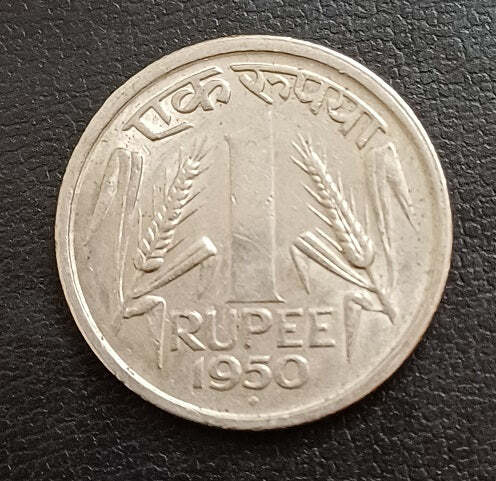
#> input picture Coin Detection/input_images/1.jpeg, 496 x 481 px; its folder holds only this picture in this run
$ jupyter execute coin_detection.ipynb   (older library calls are emulated)
#> lines starting #> are read from the running program, lines starting #| are printed output that depends on the picture; after the words box and inside, x2 and y2 are one past the last pixel; in counts of white or black regions, pixels touching at a corner belong together
[cell 1]
import cv2
import numpy as np
import os
import matplotlib.pyplot as plt
import logging

[cell 2]
# Configuring logging
logging.basicConfig(level=logging.INFO, format='%(asctime)s - %(levelname)s - %(message)s')

Image Processing Functions

[cell 3]
def convert_to_grayscale(image):
    return cv2.cvtColor(image, cv2.COLOR_BGR2GRAY)


def remove_noise(image, kernel_size=(7, 7)):
    return cv2.GaussianBlur(image, kernel_size, 0)


def increase_contrast(image):
    min_val, max_val = np.min(image), np.max(image)
    stretched = ((image - min_val) / (max_val - min_val) * 300).clip(0, 255).astype(np.uint8)
    return stretched


def apply_hpf(image):
    kernel = np.array([[-2, -2, -2],
                       [-2,  16, -2],
                       [-2, -2, -2]])
    hpf_image = cv2.filter2D(image, -1, kernel)

    # Normalizing
    hpf_image = cv2.normalize(hpf_image, None, 0, 255, cv2.NORM_MINMAX)

    return hpf_image.astype(np.uint8)


def marr_hildreth_edge_detection(image, sigma=2.0):

    # Gaussian Blur
    blurred = cv2.GaussianBlur(image, (0, 0), sigma)

    # Laplacian
    laplacian = cv2.Laplacian(blurred, cv2.CV_64F)

    # Finding zero-crossings
    zero_crossings = np.zeros_like(laplacian, dtype=np.uint8)
    laplacian_padded = np.pad(laplacian, ((1, 1), (1, 1)), mode='constant')

    for i in range(1, laplacian.shape[0] + 1):
        for j in range(1, laplacian.shape[1] + 1):
            neighbors = laplacian_padded[i-1:i+2, j-1:j+2]
            if (laplacian_padded[i, j] > 0 and np.min(neighbors) < 0) or (laplacian_padded[i, j] < 0 and np.max(neighbors) > 0):
                zero_crossings[i-1, j-1] = 255
    return zero_crossings


def canny_edge_detection(image, low_threshold, high_threshold):
    return cv2.Canny(image, low_threshold, high_threshold)


def segment_coins(image, edges, min_radius_ratio=0.23, max_radius_ratio=0.7):

    print(f"Image shape: {image.shape}, Edges shape: {edges.shape}")

    height, width = image.shape[:2]
    min_radius = int(min_radius_ratio * min(height, width))
    max_radius = int(max_radius_ratio * min(height, width))

    if edges.shape[:2] != (height, width):
        print("Resizing edges to match image dimensions")
        edges = cv2.resize(edges, (width, height))

    # Finding contours
    contours, _ = cv2.findContours(edges.copy(), cv2.RETR_EXTERNAL, cv2.CHAIN_APPROX_SIMPLE)

    # Creating mask
    segmentation_mask = np.zeros((height, width), dtype=np.uint8)
    detection_image = image.copy()

    segmented_coins = []
    coin_masks = []
    valid_contours = []

    for i, cnt in enumerate(contours):
        area = cv2.contourArea(cnt)
        if area > 0:
            ((x, y), radius) = cv2.minEnclosingCircle(cnt)

            if min_radius <= radius <= max_radius:
                valid_contours.append(cnt)

                center = (int(x), int(y))
                radius_int = int(radius)
                cv2.circle(detection_image, center, radius_int, (0, 255, 0), 2)

                coin_mask = np.zeros((height, width), dtype=np.uint8)
                cv2.circle(coin_mask, center, radius_int, 255, -1)

                segmentation_mask[coin_mask > 0] = i+1

                individual_coin = np.zeros_like(image)
                individual_coin = image.copy()
                individual_coin[coin_mask == 0] = 0

                x_min = max(0, int(x - radius) - 10)
                y_min = max(0, int(y - radius) - 10)
                x_max = min(width, int(x + radius) + 10)
                y_max = min(height, int(y + radius) + 10)

                if x_min < x_max and y_min < y_max:
                    try:
                        cropped_coin = individual_coin[y_min:y_max, x_min:x_max]
                        cropped_mask = coin_mask[y_min:y_max, x_min:x_max]

                        segmented_coins.append(cropped_coin)
                        coin_masks.append(cropped_mask)
                    except Exception as e:
                        print(f"Error cropping coin: {e}")

    colored_segmentation = np.zeros((height, width, 3), dtype=np.uint8)

    for i in range(1, len(valid_contours) + 1):
        color = (np.random.randint(0, 256), np.random.randint(0, 256), np.random.randint(0, 256))
        mask = (segmentation_mask == i)
        if np.any(mask):
            colored_segmentation[mask] = color

    return detection_image, segmentation_mask, colored_segmentation, segmented_coins, coin_masks, len(valid_contours)

Image Processing Pipeline

[cell 4]
def process_image(image_path, output_folder, params):

    try:

        image = cv2.imread(image_path)
        if image is None:
            raise FileNotFoundError(f"Image at {image_path} could not be read.")

        results = {
            'original': image.copy(),
            'original_rgb': cv2.cvtColor(image, cv2.COLOR_BGR2RGB)
        }

        # Converting to grayscale
        results['gray'] = convert_to_grayscale(image)

        # Removing noise
        results['denoised'] = remove_noise(results['gray'], params['blur_kernel'])

        # Contrast stretching
        results['contrast'] = increase_contrast(results['denoised'])

        # Applying High-Pass Filter (HPF)
        results['hpf'] = apply_hpf(results['contrast'])


        # Applying Marr-Hildreth edge detection
        results['edges_marr_hildreth'] = marr_hildreth_edge_detection(
            results['hpf'], params['marr_hildreth_sigma']
        )

        (results['detection_marr_hildreth'],
         results['mask_marr_hildreth'],
         results['colored_mask_marr_hildreth'],
         results['segmented_coins_marr_hildreth'],
         results['coin_masks_marr_hildreth'],
         results['count_marr_hildreth']) = segment_coins(
            image.copy(), results['edges_marr_hildreth'],
            params['min_radius_ratio'], params['max_radius_ratio']
        )


        # Applying Canny edge detection
        results['edges_canny'] = canny_edge_detection(
            results['hpf'], params['canny_low'], params['canny_high']
        )

        (results['detection_canny'],
         results['mask_canny'],
         results['colored_mask_canny'],
         results['segmented_coins_canny'],
         results['coin_masks_canny'],
         results['count_canny']) = segment_coins(
            image.copy(), results['edges_canny'],
            params['min_radius_ratio'], params['max_radius_ratio']
        )

        # Saving detection and segmentation results
        base_name = os.path.splitext(os.path.basename(image_path))[0]

        segmentation_dir = os.path.join(output_folder, base_name + "_segmented")
        os.makedirs(segmentation_dir, exist_ok=True)

        # Saving Marr-Hildreth results
        cv2.imwrite(os.path.join(output_folder, f"{base_name}_marr_hildreth_detection.jpg"),
                    results['detection_marr_hildreth'])
        cv2.imwrite(os.path.join(output_folder, f"{base_name}_marr_hildreth_segmentation.jpg"),
                    results['colored_mask_marr_hildreth'])

        for i, coin in enumerate(results['segmented_coins_marr_hildreth']):
            cv2.imwrite(os.path.join(segmentation_dir, f"coin_marr_hildreth_{i+1}.jpg"), coin)


        # Saving Canny results
        cv2.imwrite(os.path.join(output_folder, f"{base_name}_canny_detection.jpg"),
                    results['detection_canny'])
        cv2.imwrite(os.path.join(output_folder, f"{base_name}_canny_segmentation.jpg"),
                    results['colored_mask_canny'])

        for i, coin in enumerate(results['segmented_coins_canny']):
            cv2.imwrite(os.path.join(segmentation_dir, f"coin_canny_{i+1}.jpg"), coin)


        logging.info(f"{base_name}: Marr-Hildreth detected and segmented {results['count_marr_hildreth']} coins.")
        logging.info(f"{base_name}: Canny detected and segmented {results['count_canny']} coins.")

        return results, base_name

    except Exception as e:
        logging.error(f"Error processing {os.path.basename(image_path)}: {e}")
        return None, None

Visualization

[cell 5]
def create_visualization(results, base_name, vis_folder):
    """Create and save visualization of all processing steps including segmentation."""
    try:
        if results is None:
            return None

        plt.figure(figsize=(20, 15))

        # Original Image
        plt.subplot(3, 4, 1)
        plt.imshow(results['original_rgb'])
        plt.title('1. Original Image')
        plt.axis('off')

        # Grayscale
        plt.subplot(3, 4, 2)
        plt.imshow(results['gray'], cmap='gray')
        plt.title('2. Grayscale')
        plt.axis('off')

        # Denoised
        plt.subplot(3, 4, 3)
        plt.imshow(results['denoised'], cmap='gray')
        plt.title('3. Denoised (Gaussian Blur)')
        plt.axis('off')

        # Contrast Enhanced
        plt.subplot(3, 4, 4)
        plt.imshow(results['contrast'], cmap='gray')
        plt.title('4. Contrast Enhanced')
        plt.axis('off')

        # High-Pass Filter
        plt.subplot(3, 4, 5)
        plt.imshow(results['hpf'], cmap='gray')
        plt.title('5. High-Pass Filter')
        plt.axis('off')

        # Marr-Hildreth Edges
        plt.subplot(3, 4, 6)
        plt.imshow(results['edges_marr_hildreth'], cmap='gray')
        plt.title('6. Marr-Hildreth Edges')
        plt.axis('off')

        # Marr-Hildreth Detection Results
        plt.subplot(3, 4, 7)
        plt.imshow(cv2.cvtColor(results['detection_marr_hildreth'], cv2.COLOR_BGR2RGB))
        plt.title(f'8. Marr-Hildreth Detection\n({results["count_marr_hildreth"]} coins)')
        plt.axis('off')

        # Marr-Hildreth Segmentation Mask
        plt.subplot(3, 4, 8)
        plt.imshow(results['mask_marr_hildreth'], cmap='nipy_spectral')
        plt.title('9. Marr-Hildreth Segmentation Mask')
        plt.axis('off')

        # Marr-Hildreth Colored Segmentation
        plt.subplot(3, 4, 9)
        plt.imshow(cv2.cvtColor(results['colored_mask_marr_hildreth'], cv2.COLOR_BGR2RGB))
        plt.title('10. Marr-Hildreth Colored Segmentation')
        plt.axis('off')

        # Canny Edges
        plt.subplot(3, 4, 10)
        plt.imshow(results['edges_canny'], cmap='gray')
        plt.title('7. Canny Edges')
        plt.axis('off')

        # Canny Detection Results
        plt.subplot(3, 4, 11)
        plt.imshow(cv2.cvtColor(results['detection_canny'], cv2.COLOR_BGR2RGB))
        plt.title(f'11. Canny Detection\n({results["count_canny"]} coins)')
        plt.axis('off')

        # Canny Colored Segmentation
        plt.subplot(3, 4, 12)
        plt.imshow(cv2.cvtColor(results['colored_mask_canny'], cv2.COLOR_BGR2RGB))
        plt.title('12. Canny Colored Segmentation')
        plt.axis('off')


        plt.tight_layout()

        # Saving the visualization
        visualization_path = os.path.join(vis_folder, f"{base_name}_visualization.png")
        plt.savefig(visualization_path, dpi=300, bbox_inches='tight')
        plt.close()


        # Visualization for showing individual segmented coins

        # Marr-Hildreth
        if len(results['segmented_coins_marr_hildreth']) > 0:
            n_coins = len(results['segmented_coins_marr_hildreth'])
            rows = min(4, n_coins)
            cols = int(np.ceil(n_coins / rows))

            plt.figure(figsize=(15, 10))
            for i, coin in enumerate(results['segmented_coins_marr_hildreth']):
                if i < rows * cols:
                    plt.subplot(rows, cols, i + 1)
                    plt.imshow(cv2.cvtColor(coin, cv2.COLOR_BGR2RGB))
                    plt.title(f'Coin {i+1} (Marr-Hildreth)')
                    plt.axis('off')

            plt.tight_layout()
            mh_coins_path = os.path.join(vis_folder, f"{base_name}_marr_hildreth_coins.png")
            plt.savefig(mh_coins_path, dpi=300, bbox_inches='tight')
            plt.close()
            logging.info(f"Marr-Hildreth visualization created for {base_name}")

        # Canny
        if len(results['segmented_coins_canny']) > 0:
            n_coins = len(results['segmented_coins_canny'])
            rows = min(4, n_coins)
            cols = int(np.ceil(n_coins / rows))

            plt.figure(figsize=(15, 10))
            for i, coin in enumerate(results['segmented_coins_canny']):
                if i < rows * cols:
                    plt.subplot(rows, cols, i + 1)
                    plt.imshow(cv2.cvtColor(coin, cv2.COLOR_BGR2RGB))
                    plt.title(f'Coin {i+1} (Canny)')
                    plt.axis('off')

            plt.tight_layout()
            canny_coins_path = os.path.join(vis_folder, f"{base_name}_canny_coins.png")
            plt.savefig(canny_coins_path, dpi=300, bbox_inches='tight')
            plt.close()
            logging.info(f"Canny visualization created for {base_name}")


        if len(results['segmented_coins_marr_hildreth']) == 0 and len(results['segmented_coins_canny']) == 0:
            logging.warning(f"No coins detected in {base_name} by either method")

        logging.info(f"Visualization process completed for {base_name}")
        return visualization_path

    except Exception as e:
        logging.error(f"Error creating visualization for {base_name}: {e}")
        return None

[cell 6]
def main(input_folder, output_folder, vis_folder, params=None):

    os.makedirs(output_folder, exist_ok=True)
    os.makedirs(vis_folder, exist_ok=True)

    if params is None:
        params = {
            'blur_kernel': (7, 7),
            'marr_hildreth_sigma': 2.0,
            'canny_low': 50,
            'canny_high': 150,
            'min_radius_ratio': 0.1,
            'max_radius_ratio': 0.7
        }

    for image_name in os.listdir(input_folder):
        if image_name.lower().endswith(('.png', '.jpg', '.jpeg')):
            image_path = os.path.join(input_folder, image_name)

            results, base_name = process_image(image_path, output_folder, params)
#> in process_image, image is the input picture: shape (481, 496, 3); mean B, G, R 110.6, 121.6, 130.7
#> in remove_noise, `return cv2.GaussianBlur(image, kernel_size, 0)`:
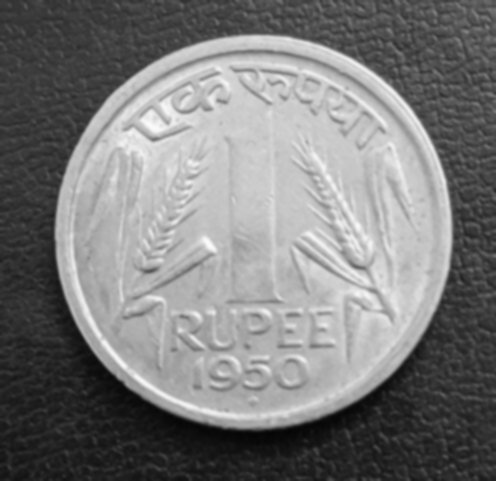
#> returned value: shape (481, 496); min 5, max 251, mean 123.1
#> in increase_contrast, `min_val, max_val = np.min(image), np.max(image)`: min_val = 5; max_val = 251
#> after the loop in marr_hildreth_edge_detection, `for i in range(1, laplacian.shape[0] + 1):`:
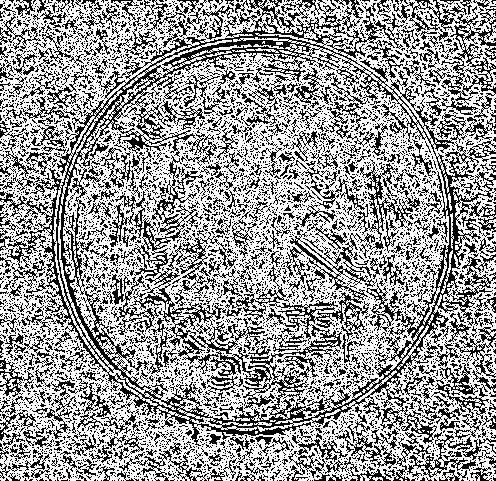
#> zero_crossings: shape (481, 496); 61.3% white; black in thin lines or dots
#| Image shape: (481, 496, 3), Edges shape: (481, 496)
#> in segment_coins, `contours, _ = cv2.findContours(edges.copy(), cv2.RETR_EXTERNAL, cv2.CH..`: contours = 19 contours, 15 with area under 20; largest, box (x1, y1, x2, y2) and area: (0, 0, 496, 481) 231199, (484, 22, 496, 43) 91, (0, 373, 12, 385) 72, (7, 379, 17, 389) 26
#> the loop in segment_coins, `for i, cnt in enumerate(contours):` made 19 passes
#> (area, x, y, radius) on passes 6, 7, 15, 19: (26, 12, 383.5, 5.41), (71.5, 4.42, 378.8, 6.82), (91, 490.5, 32, 10.97), (231199, 247, 239.5, 344.1)
#> after the loop in segment_coins, `for i, cnt in enumerate(contours):`: coin_masks = []
#> in canny_edge_detection, `return cv2.Canny(image, low_threshold, high_threshold)`:
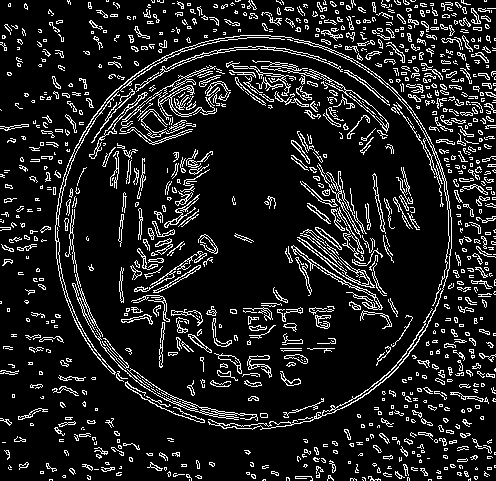
#> returned value: shape (481, 496); 12.4% white in thin lines or dots
#> call 2 of segment_coins, with min_radius_ratio = 0.24, max_radius_ratio = 0.7
#| Image shape: (481, 496, 3), Edges shape: (481, 496)
#> in segment_coins (call 2), `contours, _ = cv2.findContours(edges.copy(), cv2.RETR_EXTERNAL, cv2.CH..`: contours = 1050 contours, 879 with area under 20; largest, box (x1, y1, x2, y2) and area: (55, 35, 452, 430) 1599, (252, 60, 389, 133) 474, (72, 283, 258, 421) 384, (291, 245, 383, 310) 364, (135, 46, 343, 92) 315
#> the loop in segment_coins (call 2), `for i, cnt in enumerate(contours):` made 1050 passes
#> (area, x, y, radius) on passes 29, 35, 57, 59, 62, 64, 66, 69: (22.5, 399.5, 474, 5.41), (22, 423.5, 471.5, 4.95), (22, 87, 466.5, 5.59), (21.5, 51, 466.5, 6.1), (35.5, 154.5, 467.5, 7.52), (27, 23.5, 466, 5.41), (21.5, 331.5, 466, 6.18), (20, 462, 460, 5.1)
#> after the loop in segment_coins (call 2), `for i, cnt in enumerate(contours):`:
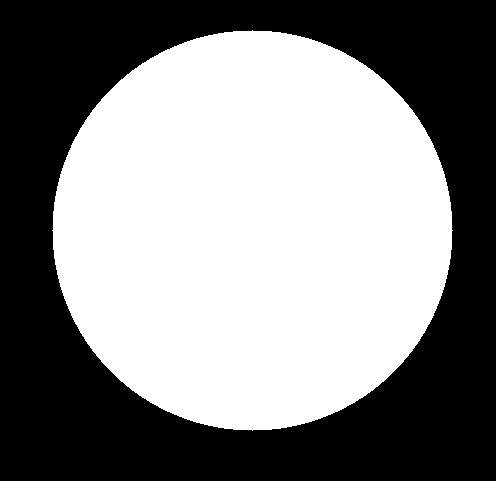
#> coin_mask: shape (481, 496); 52.7% white; 1 black region
#> after the loop in segment_coins (call 2), `for i, cnt in enumerate(contours):`:
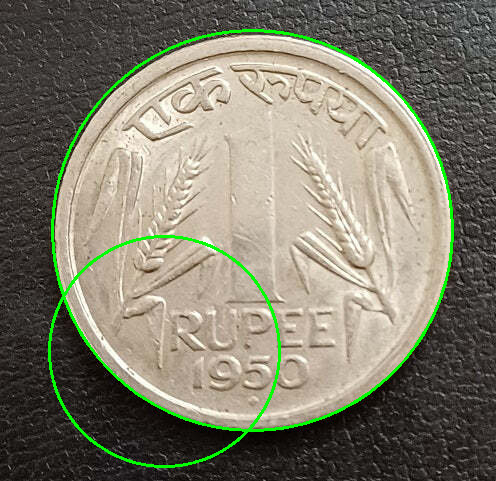
#> detection_image: shape (481, 496, 3); 2.46% of pixels changed, all inside (x1, y1, x2, y2) = (48, 29, 454, 468)
#> after the loop in segment_coins (call 2), `for i, cnt in enumerate(contours):`:
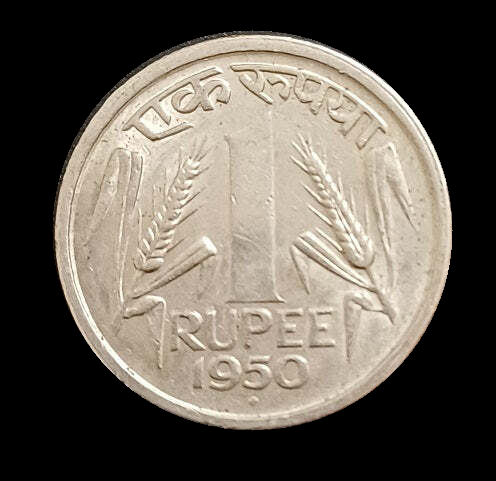
#> individual_coin: shape (481, 496, 3); mean B, G, R 87.5, 97, 104.3
#> after the loop in segment_coins (call 2), `for i, cnt in enumerate(contours):`:
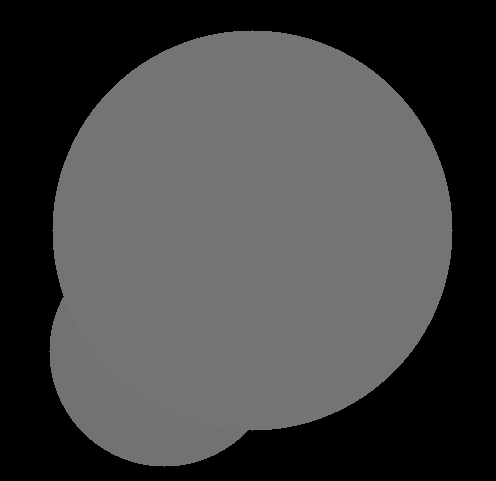
#> segmentation_mask: shape (481, 496); min 0, max 116, mean 66.8
#> after the loop in segment_coins (call 2), `for i, cnt in enumerate(contours):`: coin_masks = 2 items; valid_contours = 2 contours; box (x1, y1, x2, y2) and area: (55, 35, 452, 430) 1599, (72, 283, 258, 421) 384
#> the loop in segment_coins (call 2), `for i in range(1, len(valid_contours) + 1):` made 2 passes
#> color on passes 1 to 2: (172, 47, 117), (192, 67, 251)
#> the loop in process_image, `for i, coin in enumerate(results['segmented_coins_canny']):` made 2 passes
#> pass 1, in process_image, `cv2.imwrite(os.path.join(segmentation_dir, f"coin_canny_{i+1}.jpg"), c..`:
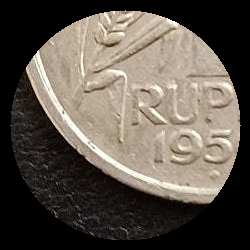
#> saved as coin_canny_1.jpg: shape (250, 250, 3); mean B, G, R 76.9, 86, 94.2
#> results = 20 items; base_name = '1'

            if results:
                create_visualization(results, base_name, vis_folder)
#> in create_visualization, `plt.savefig(visualization_path, dpi=300, bbox_inches='tight')`:
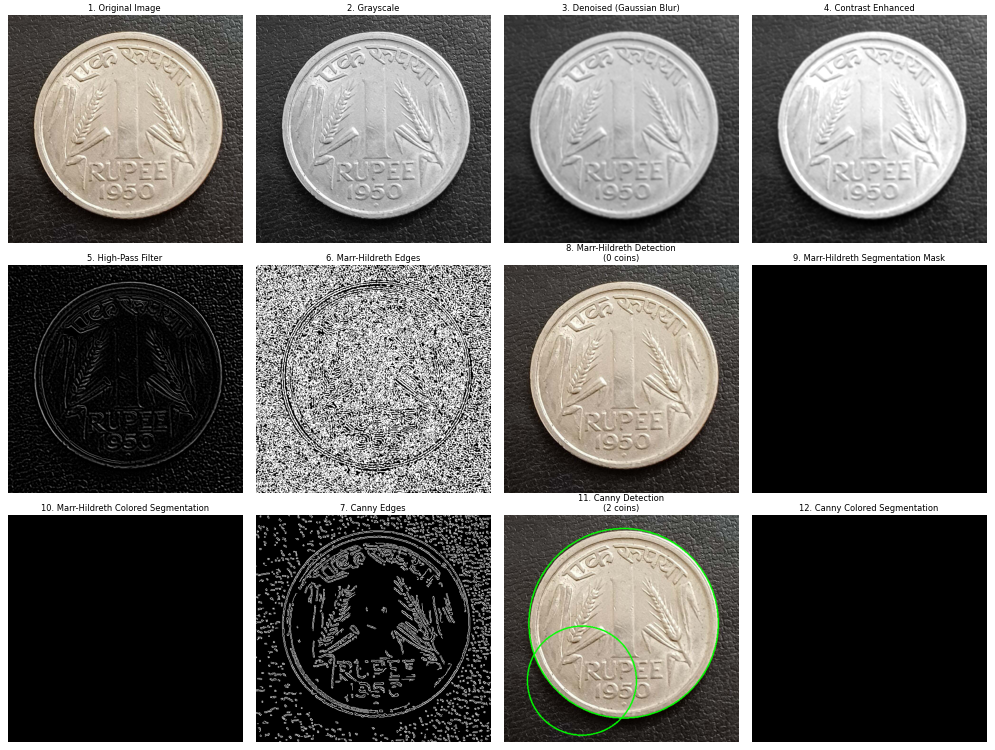
#> figure drawn by matplotlib, 12 panels
#> in create_visualization, `n_coins = len(results['segmented_coins_canny'])`: n_coins = 2
#> in create_visualization, `cols = int(np.ceil(n_coins / rows))`: cols = 1
#> the loop in create_visualization, `for i, coin in enumerate(results['segmented_coins_canny']):` made 2 passes
#> in create_visualization, `plt.savefig(canny_coins_path, dpi=300, bbox_inches='tight')`:
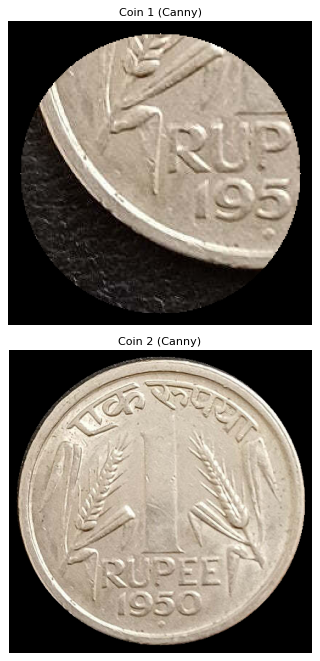
#> figure drawn by matplotlib, 2 panels

    logging.info(f"Processing complete. Results saved in {output_folder}")
    logging.info(f"Visualizations saved in {vis_folder}")
